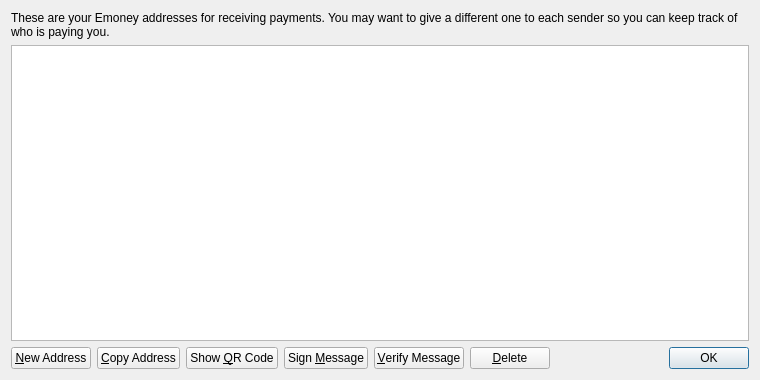
<?xml version="1.0" encoding="UTF-8"?>
<ui version="4.0">
 <class>AddressBookPage</class>
 <widget class="QWidget" name="AddressBookPage">
  <property name="geometry">
   <rect>
    <x>0</x>
    <y>0</y>
    <width>760</width>
    <height>380</height>
   </rect>
  </property>
  <property name="windowTitle">
   <string>Address Book</string>
  </property>
  <layout class="QVBoxLayout" name="verticalLayout">
   <item>
    <widget class="QLabel" name="labelExplanation">
     <property name="text">
      <string>These are your Emoney addresses for receiving payments. You may want to give a different one to each sender so you can keep track of who is paying you.</string>
     </property>
     <property name="textFormat">
      <enum>Qt::PlainText</enum>
     </property>
     <property name="wordWrap">
      <bool>true</bool>
     </property>
    </widget>
   </item>
   <item>
    <widget class="QTableView" name="tableView">
     <property name="contextMenuPolicy">
      <enum>Qt::CustomContextMenu</enum>
     </property>
     <property name="toolTip">
      <string>Double-click to edit address or label</string>
     </property>
     <property name="tabKeyNavigation">
      <bool>false</bool>
     </property>
     <property name="alternatingRowColors">
      <bool>true</bool>
     </property>
     <property name="selectionMode">
      <enum>QAbstractItemView::SingleSelection</enum>
     </property>
     <property name="selectionBehavior">
      <enum>QAbstractItemView::SelectRows</enum>
     </property>
     <property name="sortingEnabled">
      <bool>true</bool>
     </property>
     <attribute name="verticalHeaderVisible">
      <bool>false</bool>
     </attribute>
    </widget>
   </item>
   <item>
    <layout class="QHBoxLayout" name="horizontalLayout">
     <item>
      <widget class="QPushButton" name="newAddressButton">
       <property name="toolTip">
        <string>Create a new address</string>
       </property>
       <property name="text">
        <string>&amp;New Address</string>
       </property>
       <property name="icon">
        <iconset resource="../bitcoin.qrc">
         <normaloff>:/icons/add</normaloff>:/icons/add</iconset>
       </property>
      </widget>
     </item>
     <item>
      <widget class="QPushButton" name="copyToClipboard">
       <property name="toolTip">
        <string>Copy the currently selected address to the system clipboard</string>
       </property>
       <property name="text">
        <string>&amp;Copy Address</string>
       </property>
       <property name="icon">
        <iconset resource="../bitcoin.qrc">
         <normaloff>:/icons/editcopy</normaloff>:/icons/editcopy</iconset>
       </property>
      </widget>
     </item>
     <item>
      <widget class="QPushButton" name="showQRCode">
       <property name="text">
        <string>Show &amp;QR Code</string>
       </property>
       <property name="icon">
        <iconset resource="../bitcoin.qrc">
         <normaloff>:/icons/qrcode</normaloff>:/icons/qrcode</iconset>
       </property>
      </widget>
     </item>
     <item>
      <widget class="QPushButton" name="signMessage">
       <property name="toolTip">
        <string>Sign a message to prove you own a Emoney address</string>
       </property>
       <property name="text">
        <string>Sign &amp;Message</string>
       </property>
       <property name="icon">
        <iconset resource="../bitcoin.qrc">
         <normaloff>:/icons/edit</normaloff>:/icons/edit</iconset>
       </property>
      </widget>
     </item>
     <item>
      <widget class="QPushButton" name="verifyMessage">
       <property name="toolTip">
        <string>Verify a message to ensure it was signed with a specified Emoney address</string>
       </property>
       <property name="text">
        <string>&amp;Verify Message</string>
       </property>
       <property name="icon">
        <iconset resource="../bitcoin.qrc">
         <normaloff>:/icons/transaction_0</normaloff>:/icons/transaction_0</iconset>
       </property>
      </widget>
     </item>
     <item>
      <widget class="QPushButton" name="deleteButton">
       <property name="toolTip">
        <string>Delete the currently selected address from the list</string>
       </property>
       <property name="text">
        <string>&amp;Delete</string>
       </property>
       <property name="icon">
        <iconset resource="../bitcoin.qrc">
         <normaloff>:/icons/remove</normaloff>:/icons/remove</iconset>
       </property>
      </widget>
     </item>
     <item>
      <spacer name="horizontalSpacer">
       <property name="orientation">
        <enum>Qt::Horizontal</enum>
       </property>
       <property name="sizeHint" stdset="0">
        <size>
         <width>40</width>
         <height>20</height>
        </size>
       </property>
      </spacer>
     </item>
     <item>
      <widget class="QDialogButtonBox" name="buttonBox">
       <property name="sizePolicy">
        <sizepolicy hsizetype="Maximum" vsizetype="Fixed">
         <horstretch>0</horstretch>
         <verstretch>0</verstretch>
        </sizepolicy>
       </property>
       <property name="standardButtons">
        <set>QDialogButtonBox::Ok</set>
       </property>
      </widget>
     </item>
    </layout>
   </item>
  </layout>
 </widget>
 <resources>
  <include location="../bitcoin.qrc"/>
 </resources>
 <connections/>
</ui>
